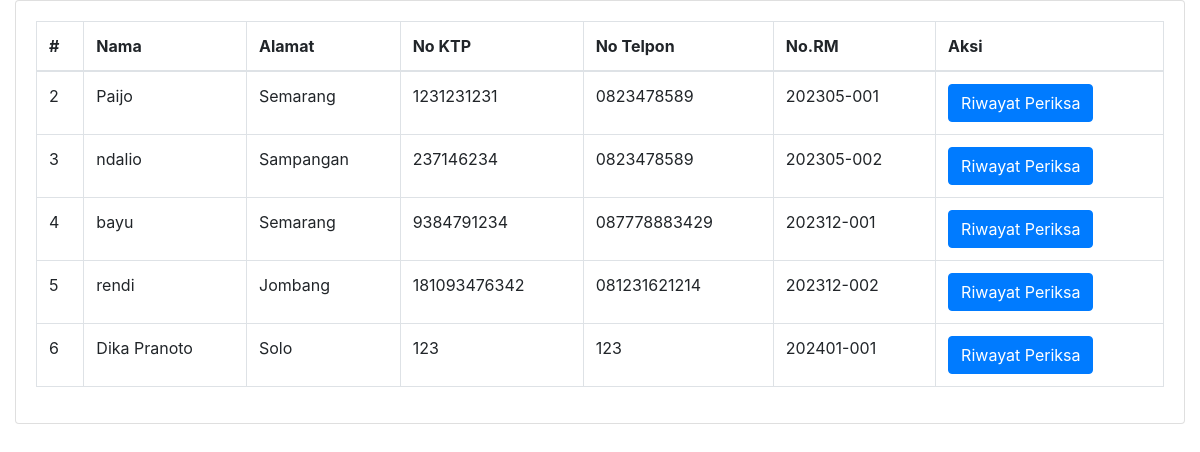
Before: /riwayatperiksaDokter.php with the older database file.
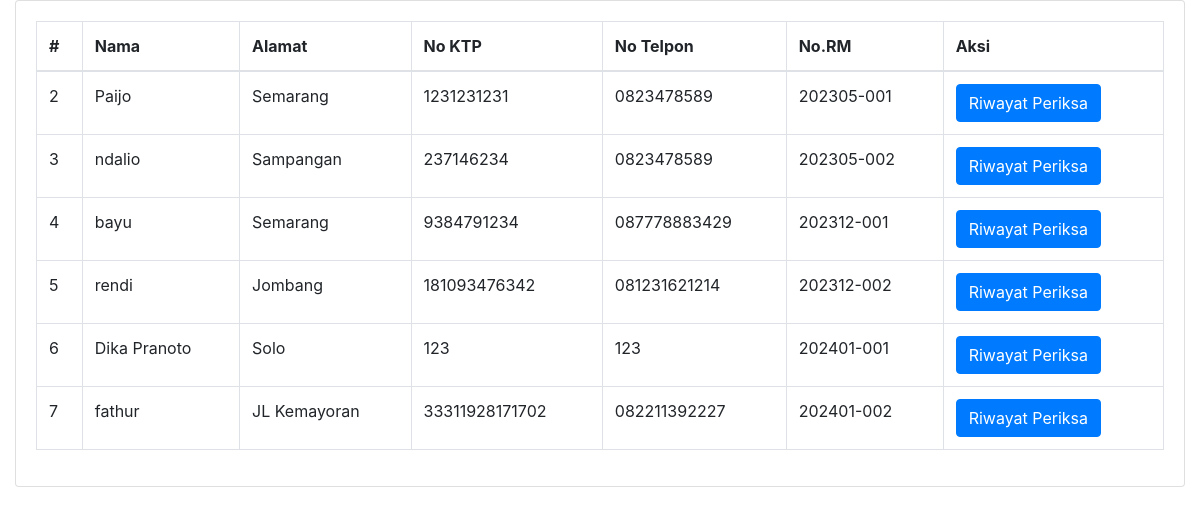
After: the same page with the newer database file.
### tables this page shows
CREATE TABLE `pasien` (
  `id` int(11) NOT NULL,
  `nama` varchar(255) NOT NULL,
  `password` varchar(255) NOT NULL,
  `alamat` varchar(255) NOT NULL,
  `no_ktp` varchar(255) NOT NULL,
  `no_hp` varchar(50) NOT NULL,
  `no_rm` varchar(25) NOT NULL
);

### riwayatperiksaDokter.php (the view, shortened to what this page needs)
<!DOCTYPE html>
<html lang="en">
<head>
  <link rel="stylesheet" href="https://stackpath.bootstrapcdn.com/bootstrap/4.6.0/css/bootstrap.min.css">
</head>
<body class="hold-transition sidebar-mini">
  <div class="wrapper">
    <section class="content">
      <div class="container-fluid">
        <div class="row">
          <div class="col-12">
            <div class="card">
              <div class="card-body">
                <table id="example2" class="table table-bordered table-hover">
                  <thead>
                    <tr>
                      <th>#</th>
                      <th>Nama</th>
                      <th>Alamat</th>
                      <th>No KTP</th>
                      <th>No Telpon</th>
                      <th>No.RM</th>
                      <th>Aksi</th>
                    </tr>
                  </thead>
                  <tbody>
                    <?php
                      include './koneksi.php';
                      $query = "SELECT * FROM pasien";
                      $results = $mysqli->query($query);
                      while ($pasienRow = $results->fetch_assoc()) {
                    ?>
                      <tr>
                        <td><?= $pasienRow['id'] ?></td>
                        <td><?= $pasienRow['nama'] ?></td>
                        <td><?= $pasienRow['alamat'] ?></td>
                        <td><?= $pasienRow['no_ktp'] ?></td>
                        <td><?= $pasienRow['no_hp'] ?></td>
                        <td><?= $pasienRow['no_rm'] ?></td>
                        <td>
                          <button data-toggle="modal" data-target="#detailModal<?= $pasienRow['id'] ?>" class="btn btn-primary">
                            Riwayat Periksa
                          </button>
                        </td>
                      </tr>
                    <?php
                      }
                    ?>
                  </tbody>
                </table>
              </div>
            </div>
          </div>
        </div>
      </div>
    </section>
  </div>
</body>
</html>

Changed rows visible on the page:
added pasien: id "7", nama "fathur", alamat "JL Kemayoran", no_ktp "33311928171702", no_hp "082211392227", no_rm "202401-002"
